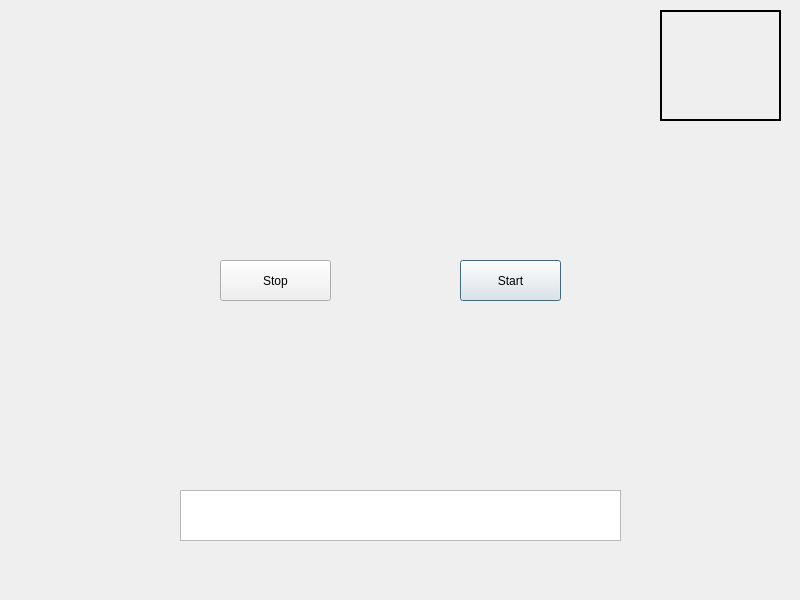
<?xml version="1.0" encoding="UTF-8"?>
<ui version="4.0">
 <class>Dialog</class>
 <widget class="QDialog" name="Dialog">
  <property name="geometry">
   <rect>
    <x>0</x>
    <y>0</y>
    <width>800</width>
    <height>600</height>
   </rect>
  </property>
  <property name="windowTitle">
   <string>MainWindow</string>
  </property>
  <widget class="QWidget" name="centralwidget" native="true">
   <property name="geometry">
    <rect>
     <x>0</x>
     <y>0</y>
     <width>801</width>
     <height>581</height>
    </rect>
   </property>
   <widget class="QPushButton" name="START">
    <property name="geometry">
     <rect>
      <x>460</x>
      <y>260</y>
      <width>101</width>
      <height>41</height>
     </rect>
    </property>
    <property name="text">
     <string>Start</string>
    </property>
   </widget>
   <widget class="QPushButton" name="STOP">
    <property name="geometry">
     <rect>
      <x>220</x>
      <y>260</y>
      <width>111</width>
      <height>41</height>
     </rect>
    </property>
    <property name="text">
     <string>Stop</string>
    </property>
   </widget>
   <widget class="QLabel" name="imgLabel">
    <property name="geometry">
     <rect>
      <x>660</x>
      <y>10</y>
      <width>121</width>
      <height>111</height>
     </rect>
    </property>
    <property name="styleSheet">
     <string notr="true">border:2px solid rgb(0, 0, 0);</string>
    </property>
    <property name="text">
     <string/>
    </property>
   </widget>
   <widget class="QTextBrowser" name="TEXT">
    <property name="geometry">
     <rect>
      <x>180</x>
      <y>490</y>
      <width>441</width>
      <height>51</height>
     </rect>
    </property>
   </widget>
  </widget>
 </widget>
 <resources/>
 <connections/>
</ui>
